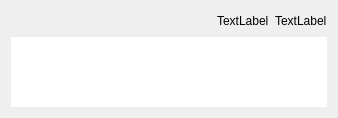
<?xml version="1.0" encoding="UTF-8"?>
<ui version="4.0">
 <class>MessageWidget</class>
 <widget class="QWidget" name="MessageWidget">
  <property name="geometry">
   <rect>
    <x>0</x>
    <y>0</y>
    <width>338</width>
    <height>60</height>
   </rect>
  </property>
  <property name="sizePolicy">
   <sizepolicy hsizetype="Preferred" vsizetype="Preferred">
    <horstretch>0</horstretch>
    <verstretch>0</verstretch>
   </sizepolicy>
  </property>
  <property name="windowTitle">
   <string>Form</string>
  </property>
  <layout class="QGridLayout" name="gridLayout">
   <item row="0" column="0">
    <layout class="QHBoxLayout" name="horizontalLayout">
     <item>
      <spacer name="horizontalSpacer">
       <property name="orientation">
        <enum>Qt::Horizontal</enum>
       </property>
       <property name="sizeHint" stdset="0">
        <size>
         <width>40</width>
         <height>20</height>
        </size>
       </property>
      </spacer>
     </item>
     <item>
      <widget class="QLabel" name="dateLabel">
       <property name="sizePolicy">
        <sizepolicy hsizetype="Preferred" vsizetype="Maximum">
         <horstretch>0</horstretch>
         <verstretch>0</verstretch>
        </sizepolicy>
       </property>
       <property name="text">
        <string>TextLabel</string>
       </property>
      </widget>
     </item>
     <item>
      <widget class="QLabel" name="authorLabel">
       <property name="sizePolicy">
        <sizepolicy hsizetype="Preferred" vsizetype="Maximum">
         <horstretch>0</horstretch>
         <verstretch>0</verstretch>
        </sizepolicy>
       </property>
       <property name="text">
        <string>TextLabel</string>
       </property>
      </widget>
     </item>
    </layout>
   </item>
   <item row="1" column="0">
    <widget class="QPlainTextEdit" name="textLabel">
     <property name="sizePolicy">
      <sizepolicy hsizetype="Expanding" vsizetype="Fixed">
       <horstretch>0</horstretch>
       <verstretch>0</verstretch>
      </sizepolicy>
     </property>
     <property name="frameShape">
      <enum>QFrame::NoFrame</enum>
     </property>
     <property name="frameShadow">
      <enum>QFrame::Raised</enum>
     </property>
     <property name="sizeAdjustPolicy">
      <enum>QAbstractScrollArea::AdjustToContents</enum>
     </property>
     <property name="readOnly">
      <bool>true</bool>
     </property>
    </widget>
   </item>
  </layout>
 </widget>
 <resources/>
 <connections/>
</ui>
